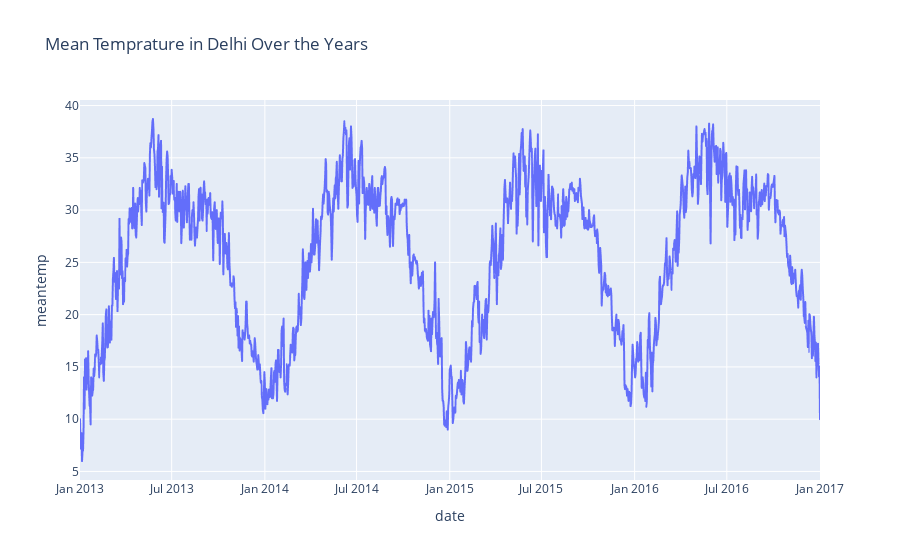

Notebook cell for this chart:
### Code cell
figure = px.line(data,
                 x = 'date',
                 y = 'meantemp',
                 title = 'Mean Temprature in Delhi Over the Years')
figure.show()

### Figure 1 — Plotly figure (JSON) as saved in the notebook; plotly's stock layout.template omitted (floating-point values rounded to 4 significant figures; data arrays with more than 128 entries replaced by an {"elided": "..."} marker saying what was removed)
{"data": [{"hovertemplate": "date=%{x}<br>meantemp=%{y}<extra></extra>", "legendgroup": "", "line": {"color": "#636efa", "dash": "solid"}, "marker": {"symbol": "circle"}, "mode": "lines", "name": "", "showlegend": false, "type": "scattergl", "x": {"elided": "1462 str values"}, "xaxis": "x", "y": {"elided": "1462 float values"}, "yaxis": "y"}], "layout": {"legend": {"tracegroupgap": 0}, "title": {"text": "Mean Temprature in Delhi Over the Years"}, "xaxis": {"anchor": "y", "domain": [0, 1], "title": {"text": "date"}}, "yaxis": {"anchor": "x", "domain": [0, 1], "title": {"text": "meantemp"}}}}
